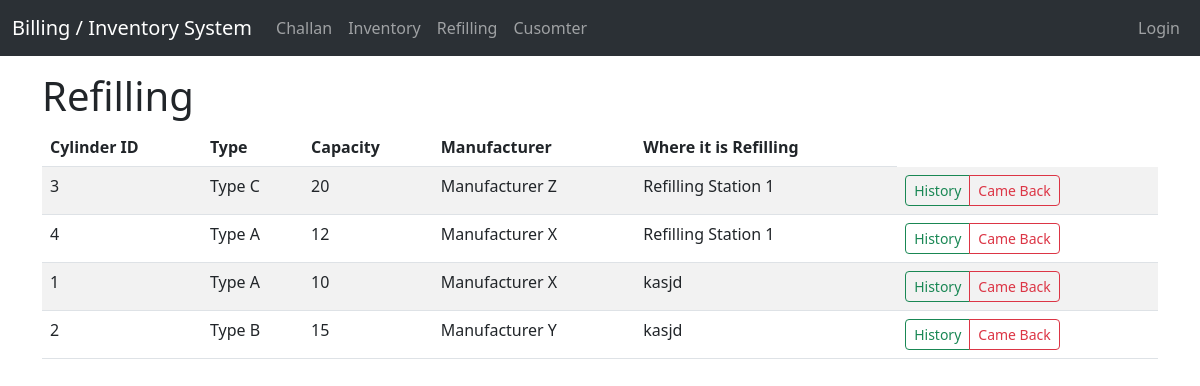
The page /refilling (signed in) on the database its author committed.
### tables this page shows
CREATE TABLE cylinder_hist (             cylinder_id INT,             place INT,             refilling VARCHAR(255),             customer VARCHAR(255),             hist_datetime TIMESTAMP,             FOREIGN KEY (cylinder_id) REFERENCES cylinder_info(cylinder_id));

CREATE TABLE cylinder_info (             cylinder_id INT PRIMARY KEY,             cylinder_type VARCHAR(255),             capacity INT,             manufacturer VARCHAR(255),             current_condition VARCHAR(255));

### main.py (the view)
@app.route("/refilling")
def refilling():
    if request.cookies.get("type") != "admin":
        return abort(403)
    refilling_items = db_handler.get_refilling_items()
    return render_template("refilling.html", refilling_items=refilling_items)

### db_handler.py (called while the page is built)
def connect_db():
    con = sqlite3.connect(
        "database.db", detect_types=sqlite3.PARSE_DECLTYPES | sqlite3.PARSE_COLNAMES
    )
    cur = con.cursor()
    return (con, cur)

def get_refilling_items():
    con, cur = connect_db()
    cur.execute(
        "SELECT cc.*, ch.refilling \
        FROM cylinder_info cc \
        JOIN cylinder_hist ch ON cc.cylinder_id = ch.cylinder_id \
        WHERE ch.hist_datetime = ( \
            SELECT MAX(hist_datetime) \
            FROM cylinder_hist \
            WHERE cylinder_id = cc.cylinder_id \
        ) \
        AND (SELECT place FROM cylinder_hist WHERE \
            cylinder_id = cc.cylinder_id AND hist_datetime = ch.hist_datetime) = 1"
    )
    return cur.fetchall()

### templates/refilling.html
{% include "header.html" %}
<div class="container mt-3">
    <h1>Refilling</h1>
    <table id="data" class="table table-striped">
        <thead>
            <tr>
                <th>Cylinder ID</th>
                <th>Type</th>
                <th>Capacity</th>
                <th>Manufacturer</th>
                <th>Where it is Refilling</th>
            </tr>
        </thead>
        <tbody>
            {% for refilling_item in refilling_items %}
            <tr>
                <td>{{ refilling_item[0] }}</td>
                <td>{{ refilling_item[1] }}</td>
                <td>{{ refilling_item[2] }}</td>
                <td>{{ refilling_item[3] }}</td>
                <td>{{ refilling_item[5] }}</td>
                <td>
                    <form style="margin:0;">
                        <div class="btn-group" role="group">
                            <button name="id" value="{{ refilling_item[0] }}" type="submit"
                                class="btn btn-outline-success btn-sm" formaction="/cylinderhist"
                                formmethod="get">History</button>
                            <button name="id" value="{{ refilling_item[0] }}" type="submit"
                                class="btn btn-outline-danger btn-sm" formaction="/refillcomeback"
                                formmethod="post">Came Back</button>
                        </div>
                    </form>
                </td>
            </tr>
            {% endfor %}
        </tbody>
    </table>
</div>
{% include "footer.html" %}

### templates/header.html (shortened to what this page needs)
<html lang="en">
<head>
    <link href="static/css/bootstrap.min.css" rel="stylesheet">
    <link rel="stylesheet" href="static/font-awesome/css/font-awesome.min.css">
</head>
<body>
<nav class="navbar bg-body-tertiary navbar-expand-lg" data-bs-theme="dark">
    <div class="container-fluid">
        <a class="navbar-brand" href="#">Billing / Inventory System</a>
        <div class="collapse navbar-collapse" id="navbarNav">
            <ul class="navbar-nav">
                <li class="nav-item">
                    <a class="nav-link" href="/challan">Challan</a>
                </li>
                <li class="nav-item">
                    <a class="nav-link" href="/inventory">Inventory</a>
                </li>
                <li class="nav-item">
                    <a class="nav-link" href="/refilling">Refilling</a>
                </li>
                <li class="nav-item">
                    <a class="nav-link" href="/customer">Cusomter</a>
                </li>
            </ul>
        </div>
        <div class="d-flex">
            <ul class="navbar-nav">
                <li class="nav-item">
                    <a class="nav-link" aria-current="page" href="/">Login</a>
                </li>
            </ul>
        </div>
    </div>
</nav>

### templates/footer.html (shortened to what this page needs)
</body>
</html>

### rows shown on the page
cylinder_hist: cylinder_id "3", cylinder_type "Type C", capacity "20", manufacturer "Manufacturer Z", refilling "Refilling Station 1"
cylinder_hist: cylinder_id "4", cylinder_type "Type A", capacity "12", manufacturer "Manufacturer X", refilling "Refilling Station 1"
cylinder_hist: cylinder_id "1", cylinder_type "Type A", capacity "10", manufacturer "Manufacturer X", refilling "kasjd"
cylinder_hist: cylinder_id "2", cylinder_type "Type B", capacity "15", manufacturer "Manufacturer Y", refilling "kasjd"
